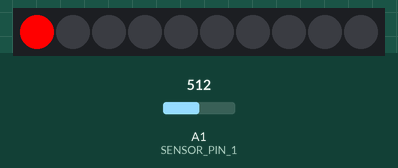
Bench run of a sketch on a simulated Arduino Uno, built with avr-gcc and run on an emulated ATmega328P. Shown: 10 RGB LEDs in strip order, left to right. The test bench sets the inputs (shaded band); at power-on: A1 (SENSOR_PIN_1) = 512. What the sketch prints to the serial monitor is not drawn.

Above: at 0.1 s.
At 1.1 s:
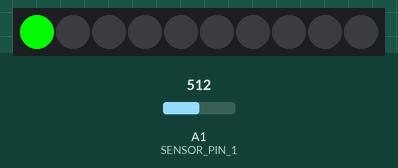
At 2.1 s:
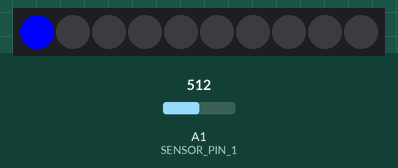

Measured:
- by itself, everything shown: repeats every 3.1 s, in 3 steps
- what the display in image 1 shows lasts 1.0 s, from 1.0 s to 2.0 s
- what the display in image 2 shows lasts 1.1 s, from 2.0 s to 3.1 s

The sketch:

SwaySensorMeasurments.ino
```cpp
/***** A file to measure the voltage differences from my analog sway sensor
and use it as an input for LED neopixel

Prototype for CART360
MC Larivière
*/

#include  <Adafruit_NeoPixel.h>

// light strip

#define LED_PIN         3
#define LED_COUNT       10


// Declare our NeoPixel strip object:
Adafruit_NeoPixel strip(LED_COUNT, LED_PIN, NEO_GRB + NEO_KHZ800);

// Argument 1 = Number of pixels in NeoPixel strip
// Argument 2 = Arduino pin number (most are valid)
// Argument 3 = Pixel type flags, add together as needed:
//   NEO_KHZ800  800 KHz bitstream (most NeoPixel products w/WS2812 LEDs)
//   NEO_KHZ400  400 KHz (classic 'v1' (not v2) FLORA pixels, WS2811 drivers)
//   NEO_GRB     Pixels are wired for GRB bitstream (most NeoPixel products)
//   NEO_RGB     Pixels are wired for RGB bitstream (v1 FLORA pixels, not v2)
//   NEO_RGBW    Pixels are wired for RGBW bitstream (NeoPixel RGBW products)


//
#define SENSOR_PIN_1   A1
#define SENSOR_PIN_2   A2
#define SENSOR_PIN_3   A3


void setup() {
  //LED setup
  Serial.begin(57600);
  strip.begin();
  strip.show(); // Initialize all pixels to 'off'

  //Sensor setup
  pinMode(SENSOR_PIN_1, INPUT);
  pinMode(SENSOR_PIN_2, INPUT);
  pinMode(SENSOR_PIN_3, INPUT);


  Serial.println("setup complete");
}

void loop() {
  // put your main code here, to run repeatedly:
  sway();

}

/* This function showlight when contact when contact is made
 *
 * This function should also reads the analog voltage value from each of the sway sensor pin
 *
 *
 */
void sway(){
  if (analogRead(SENSOR_PIN_1) || analogRead(SENSOR_PIN_2) || analogRead(SENSOR_PIN_3) > 0){
   setPixels();
   delay(50);
     Serial.println("setPixels");
  }

    else{
  strip.show(); //Show The Color
  delay(100);

    }

}


void setPixels(){

  strip.setPixelColor(0, 255, 0, 0); //RED
  strip.show(); //Show The Color
  delay(1000);
  strip.setPixelColor(0, 0, 255, 0); //Green
  strip.show(); //Show The Color
  delay(1000);
  strip.setPixelColor(0, 0, 0, 255); //Blue
  strip.show(); //Show The Color
  delay(1000);


}


/* REFERENCES
 *  NEOPIXEL STRIPS?
 * https://www.arduinoplatform.com/arduino-visual-output/controlling-and-powering-neopixels-with-arduino/
 *
 */
```
